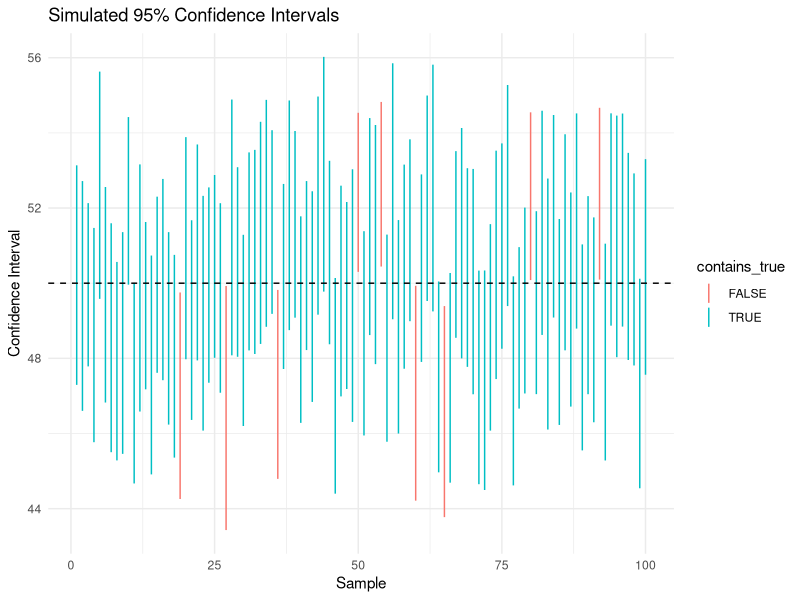

This figure's R source:
## ---- chunk 1
library(tidyverse)

set.seed(123)

# Simulate many confidence intervals
true_mean <- 50
population <- rnorm(10000, mean = true_mean, sd = 10)

ci_sim <- replicate(100, {
  samp <- sample(population, 50)
  m <- mean(samp)
  se <- sd(samp)/sqrt(50)
  lower <- m - 1.96 * se
  upper <- m + 1.96 * se
  c(lower, upper)
})

ci_df <- as.data.frame(t(ci_sim))
names(ci_df) <- c("lower", "upper")
ci_df$id <- 1:nrow(ci_df)
ci_df$contains_true <- ci_df$lower <= true_mean & ci_df$upper >= true_mean

head(ci_df)
## ---- chunk 2
ggplot(ci_df, aes(x = id, ymin = lower, ymax = upper, color = contains_true)) +
  geom_linerange() +
  geom_hline(yintercept = true_mean, linetype = "dashed") +
  labs(
    title = "Simulated 95% Confidence Intervals",
    x = "Sample",
    y = "Confidence Interval"
  ) +
  theme_minimal()
## ---- chunk 3
set.seed(456)

get_ci_width <- function(n) {
  samp <- sample(population, n)
  se <- sd(samp)/sqrt(n)
  width <- (1.96 * se) * 2
  width
}

tibble(
  sample_size = c(50, 200, 500),
  ci_width = c(get_ci_width(50), get_ci_width(200), get_ci_width(500))
)
